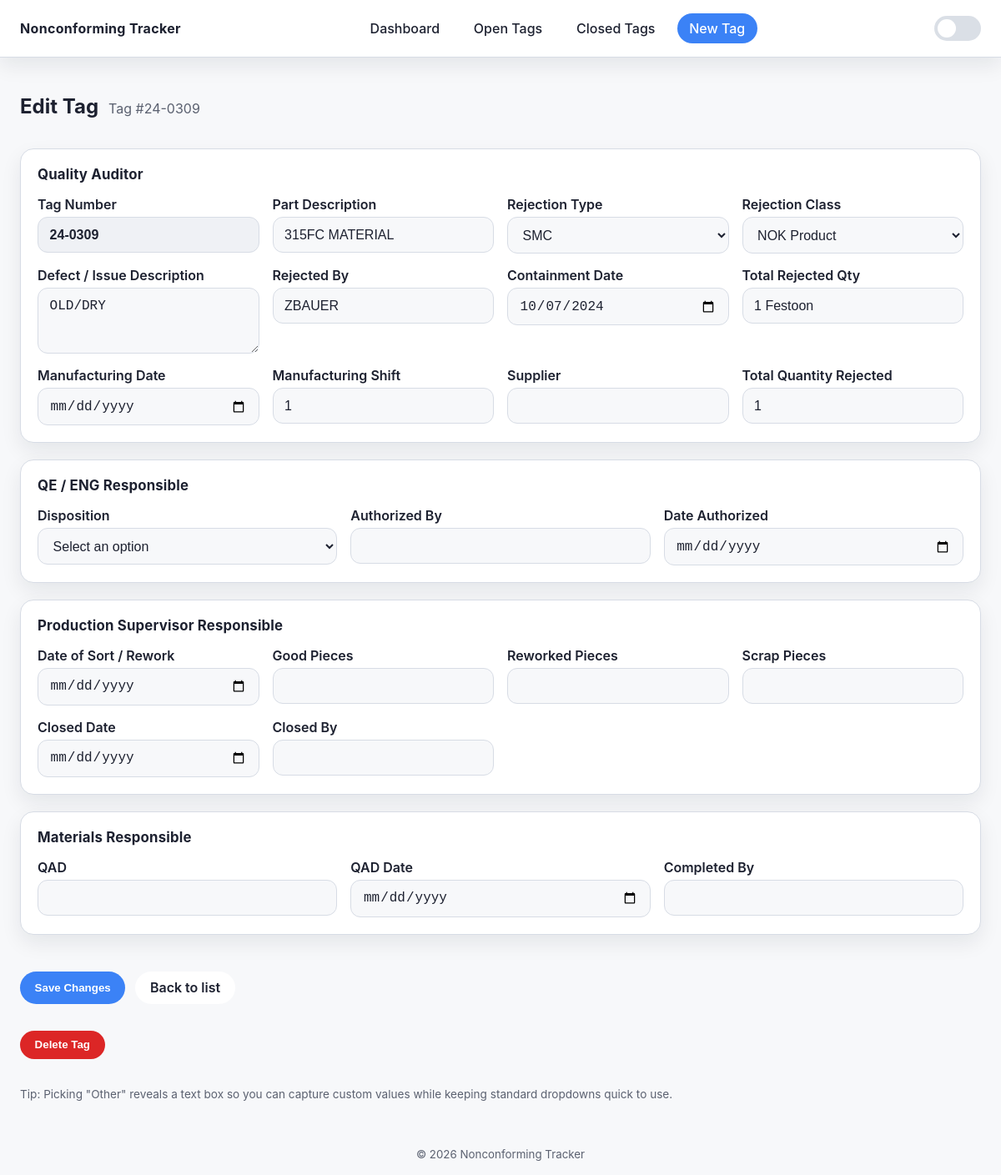
Page /tags/2/edit on the committed database.
### tables this page shows
CREATE TABLE tags (
            id INTEGER PRIMARY KEY AUTOINCREMENT,
            tag_number TEXT UNIQUE NOT NULL,
            part_description TEXT,
            rejection_type TEXT,
            rejection_class TEXT,
            defect_description TEXT,
            rejected_by TEXT,
            containment_date TEXT,
            total_rejected_qty_initial TEXT,
            mfg_date TEXT,
            mfg_shift TEXT,
            supplier TEXT,
            total_rejected_qty_final TEXT,
            disposition TEXT,
            authorized_by TEXT,
            date_authorized TEXT,
            date_sort_rework TEXT,
            good_pcs TEXT,
            reworked_pcs TEXT,
            scrap_pcs TEXT,
            complete TEXT,
            closed_date TEXT,
            closed_by TEXT,
            qad_number TEXT,
            qad_date TEXT,
            completed_by TEXT,
            is_closed INTEGER DEFAULT 0,
            created_at TEXT,
            updated_at TEXT
        );

CREATE TABLE dropdown_options (
            id INTEGER PRIMARY KEY AUTOINCREMENT,
            field TEXT NOT NULL,
            value TEXT NOT NULL,
            UNIQUE(field, value)
        );

### app.py (the view)
@app.route("/tags/<int:tag_id>/edit", methods=["GET", "POST"])
def edit_tag(tag_id: int):
    db = get_db()
    dropdowns = g.dropdown_options
    row = database.get_tag(db, tag_id)
    if row is None:
        abort(404)
    data = dict(row)
    if request.method == "POST":
        updated_data = normalize_form_data(request.form)
        updated_data["tag_number"] = data.get("tag_number")
        database.update_tag(db, tag_id, updated_data)
        flash("Tag updated.", "success")
        return redirect(url_for("edit_tag", tag_id=tag_id))
    form_helpers = prepare_form_context(data)
    return render_template(
        "tag_form.html",
        form_data=data,
        field_config=FIELD_CONFIG,
        form_sections=FORM_SECTIONS,
        dropdowns=dropdowns,
        **form_helpers,
        mode="edit",
        tag_id=tag_id,
    )

### app.py (called while the page is built, shortened)
def get_db():
    if "db" not in g:
        g.db = database.get_connection(Path(app.config["DATABASE"]))
    return g.db

def ensure_bootstrap_data() -> None:
    db = get_db()
    database.init_db(db)
    existing_count = db.execute("SELECT COUNT(*) FROM tags").fetchone()[0]
    dropdowns = database.fetch_dropdowns(db)
    needs_seed = existing_count == 0
    needs_dropdowns = not dropdowns
    if not (needs_seed or needs_dropdowns):
        return

@app.before_request
def before_request() -> None:  # pragma: no cover - flask hook
    ensure_bootstrap_data()
    g.dropdown_options = database.fetch_dropdowns(get_db())

def prepare_form_context(record: Dict[str, Optional[str]]) -> Dict[str, Dict[str, Optional[str]]]:
    dropdowns = g.dropdown_options
    select_values = {}
    other_values = {}
    for field in SELECT_FIELDS:
        current = (record.get(field) or "").strip()
        options = dropdowns.get(field, [])
        if current and current not in options:
            select_values[field] = "__other__"
            other_values[field] = current
        else:
            select_values[field] = current
    return {"select_values": select_values, "other_values": other_values}

@app.context_processor
def inject_globals():
    from datetime import datetime
    return {'current_year': datetime.utcnow().year}

### database.py (called while the page is built)
def get_connection(db_path: Path | None = None) -> sqlite3.Connection:
    path = db_path or DB_PATH
    conn = sqlite3.connect(path)
    conn.row_factory = sqlite3.Row
    return conn

def fetch_dropdowns(conn: sqlite3.Connection) -> Dict[str, List[str]]:
    dropdowns: Dict[str, List[str]] = {}
    rows = conn.execute(
        "SELECT field, value FROM dropdown_options ORDER BY id ASC"
    ).fetchall()
    for row in rows:
        dropdowns.setdefault(row["field"], []).append(row["value"])
    return dropdowns

def get_tag(conn: sqlite3.Connection, tag_id: int) -> Optional[sqlite3.Row]:
    return conn.execute("SELECT * FROM tags WHERE id = ?", (tag_id,)).fetchone()

### templates/tag_form.html (shortened to what this page needs)
{% extends "base.html" %}
{% block content %}
<section class="form-header">
    <h1>{% if mode == 'edit' %}Edit Tag{% else %}Create New Tag{% endif %}</h1>
    {% if mode == 'edit' %}
        <p class="muted">Tag #{{ form_data.tag_number }}</p>
    {% endif %}
</section>
<form method="post" class="tag-form" novalidate>
    {% for section in form_sections %}
        <section class="form-section">
            <header class="section-header inline">
                <h2 class="section-title">{{ section.title }}</h2>
            </header>
            <div class="section-grid">
                {% for field in section.fields %}
                    {% set name = field.name %}
                    {% set label = field.label %}
                    {% set value = form_data.get(name) %}
                    <div class="form-field" data-field="{{ name }}">
                        <label for="{{ name }}">{{ label }}</label>
                        {% if field.type == 'textarea' %}
                            <textarea id="{{ name }}" name="{{ name }}" rows="3">{{ value or '' }}</textarea>
                        {% elif field.type == 'select' %}
                            {% set selected_value = select_values.get(name) %}
                            <select id="{{ name }}" name="{{ name }}" data-has-other="true">
                                <option value="">Select an option</option>
                                {% for option in dropdowns.get(field.options_key, []) %}
                                    <option value="{{ option }}" {% if selected_value == option %}selected{% endif %}>{{ option }}</option>
                                {% endfor %}
                            </select>
                        {% elif field.type == 'date' %}
                            <input type="date" id="{{ name }}" name="{{ name }}" value="{{ value }}">
                        {% else %}
                            <input type="text" id="{{ name }}" name="{{ name }}" value="{{ value or '' }}" {% if field.readonly %}readonly{% endif %}>
                        {% endif %}
                    </div>
                {% endfor %}
            </div>
        </section>
    {% endfor %}
    <div class="form-actions">
        <button type="submit" class="btn btn-primary">{% if mode == 'edit' %}Save Changes{% else %}Create Tag{% endif %}</button>
        <a class="btn" href="{{ url_for('list_open_tags') }}">Back to list</a>
    </div>
    {% if mode == 'edit' %}
        <div class="delete-form">
            <button type="submit"
                    class="btn btn-danger"
                    formaction="{{ url_for('delete_tag', tag_id=tag_id) }}"
                    formmethod="post"
                    onclick="return confirm('Delete this tag? This action cannot be undone.');">
                Delete Tag
            </button>
        </div>
    {% endif %}
    <p class="muted small">Tip: Picking "Other" reveals a text box so you can capture custom values while keeping standard dropdowns quick to use.</p>
</form>
{% endblock %}

### static/styles.css (style rules this page uses)
:root { color-scheme: light dark; --bg: #f7f8fa; --fg: #1d2130; --muted: #5b6170; --surface: #ffffff; --accent: #3b82f6; --accent-dark: #2563eb; --border: #d7dce5; --success: #16a34a; --danger: #dc2626; --shadow: 0 10px 25px rgba(15, 23, 42, 0.08); font-family: "Inter", system-ui, -apple-system, BlinkMacSystemFont, "Segoe UI", sans-serif; }
body { margin: 0; background: var(--bg); color: var(--fg); min-height: 100vh; display: flex; flex-direction: column; transition: background 0.25s ease, color 0.25s ease; }
.section-header { display: flex; justify-content: space-between; align-items: center; margin-bottom: 0.75rem; }
.btn, .btn-link { display: inline-flex; align-items: center; justify-content: center; gap: 0.35rem; padding: 0.6rem 1.1rem; border-radius: 999px; border: none; background: var(--surface); color: var(--fg); text-decoration: none; font-weight: 600; cursor: pointer; transition: transform 0.15s ease; touch-action: manipulation; }
.btn-primary { background: var(--accent); color: #fff; }
.btn-danger { background: var(--danger); color: #fff; }
.form-header { display: flex; align-items: baseline; gap: 0.75rem; margin-bottom: 1rem; }
.muted { color: var(--muted); }
.small { font-size: 0.85rem; }
.tag-form { display: flex; flex-direction: column; gap: 1.25rem; }
.form-section { background: var(--surface); border-radius: 1rem; padding: 1.25rem; border: 1px solid var(--border); box-shadow: var(--shadow); }
.section-header.inline { display: flex; align-items: center; justify-content: space-between; margin-bottom: 1rem; }
.section-title { margin: 0; font-size: 1.05rem; letter-spacing: 0.01em; }
.section-grid { display: grid; gap: 1rem; grid-template-columns: repeat(auto-fit, minmax(220px, 1fr)); }
.form-field { display: flex; flex-direction: column; gap: 0.35rem; }
.form-field label { font-weight: 600; }
.form-field input, .form-field select, .form-field textarea { padding: 0.7rem 0.85rem; border-radius: 0.75rem; border: 1px solid var(--border); font-size: 1rem; background: rgba(148, 163, 184, 0.08); color: var(--fg); }
.form-field input[readonly] { background: rgba(148, 163, 184, 0.15); font-weight: 600; }
.form-actions { margin-top: 1.5rem; display: flex; gap: 0.75rem; flex-wrap: wrap; }
.delete-form { margin-top: 0.75rem; }

### rows in the picture
tags: tag_number "24-0309", tag_number "24-0309" "315FC MATERIAL" "ZBAUER" "1 Festoon", rejection_type "SMC" "NOK Product", defect_description "OLD/DRY", fields "10/07/2024"

### other values in the picture
{{ section.title }} "Quality Auditor" "QE / ENG Responsible" "Production Supervisor Responsible" "Materials Responsible"
{{ label }} "Tag Number" "Part Description" "Rejection Type" "Rejection Class" "Defect / Issue Description" "Rejected By" "Containment Date" "Total Rejected Qty" "Manufacturing Date" "Manufacturing Shift" "Supplier" "Total Quantity Rejected" "Disposition" "Authorized By" "Date Authorized" "Date of Sort / Rework" "Good Pieces" "Reworked Pieces" "Scrap Pieces" "Closed Date" "Closed By" "QAD" "QAD Date" "Completed By"
